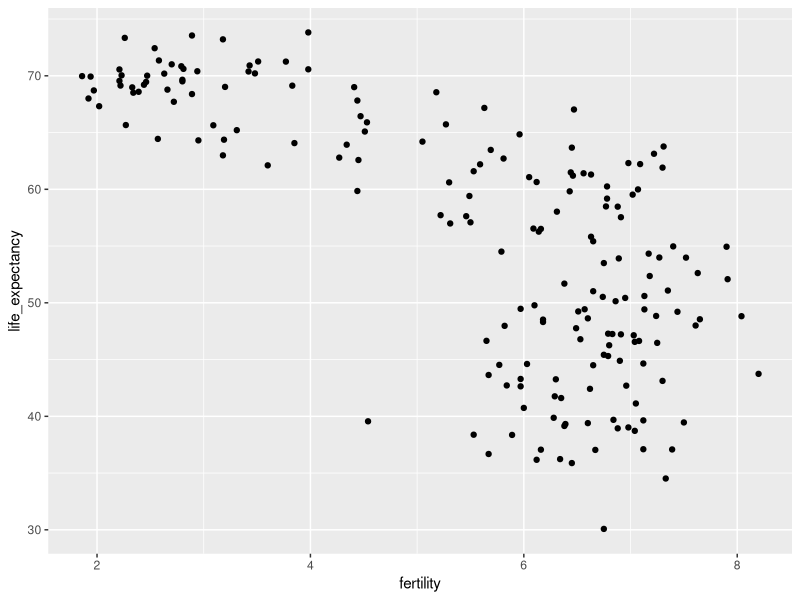
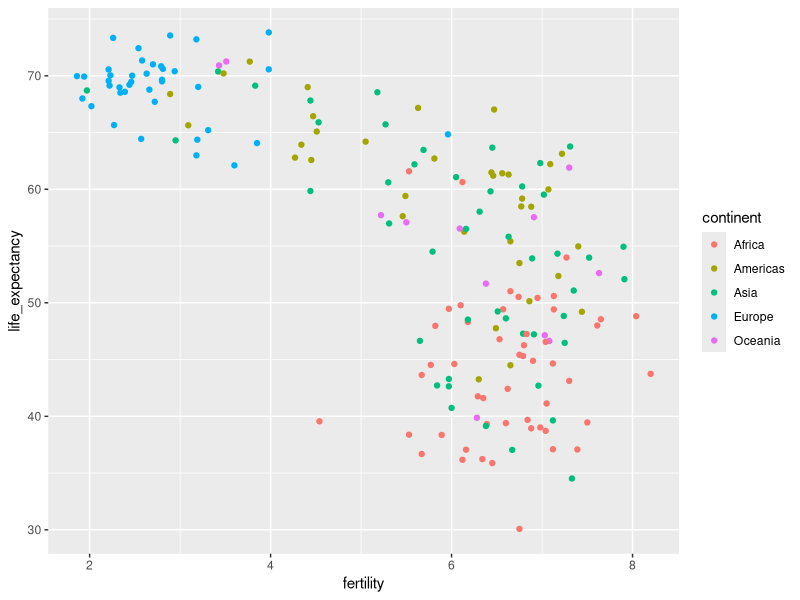
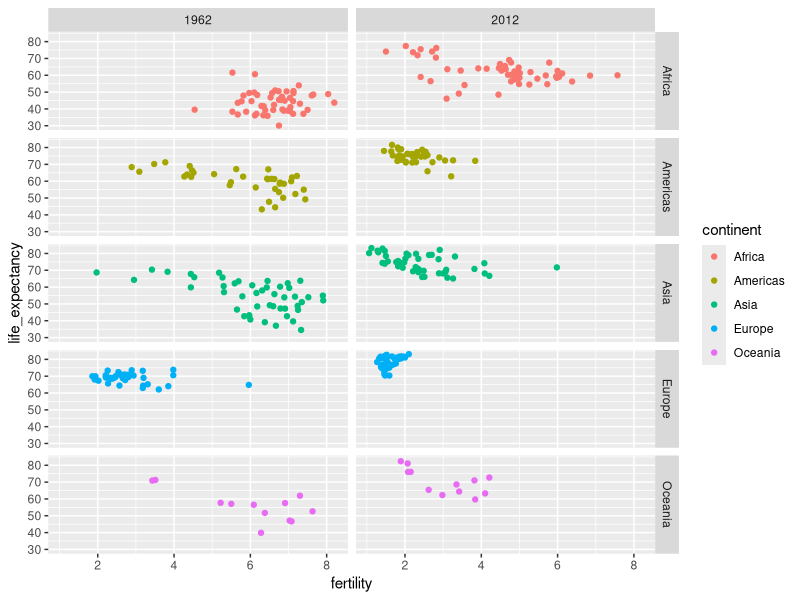
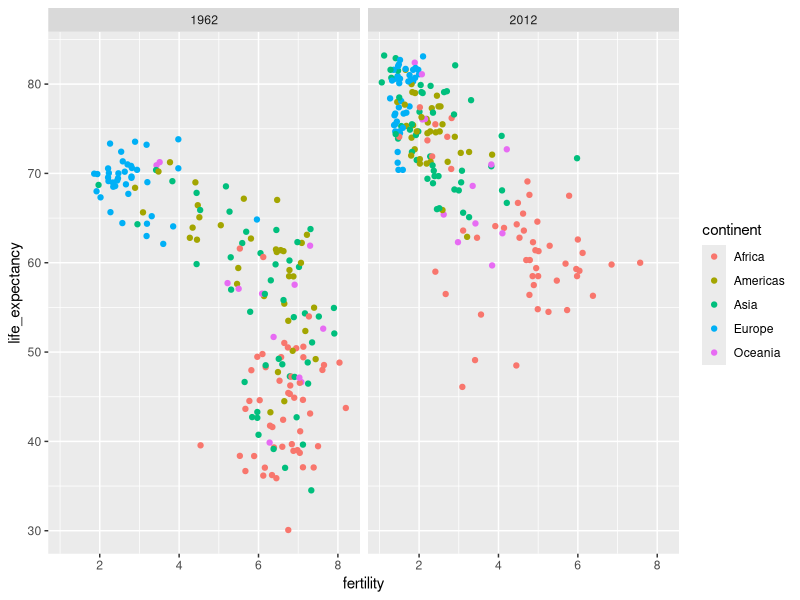
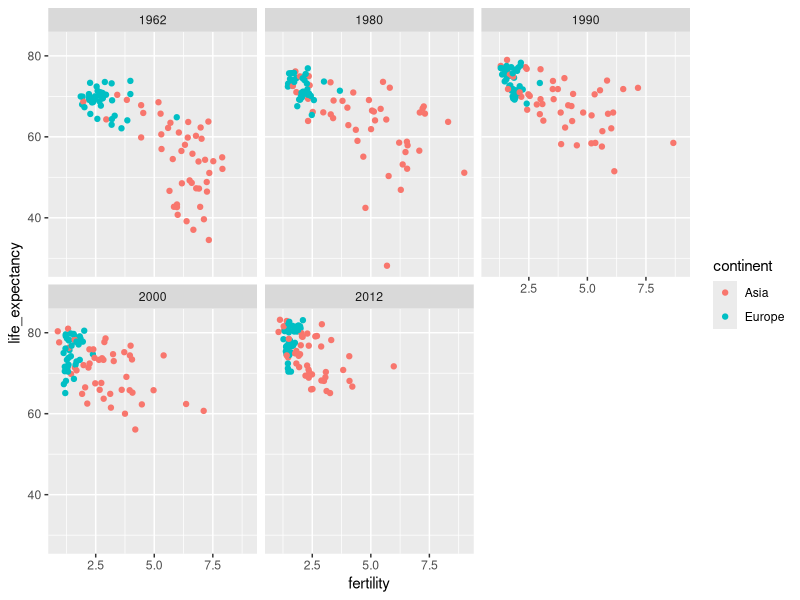
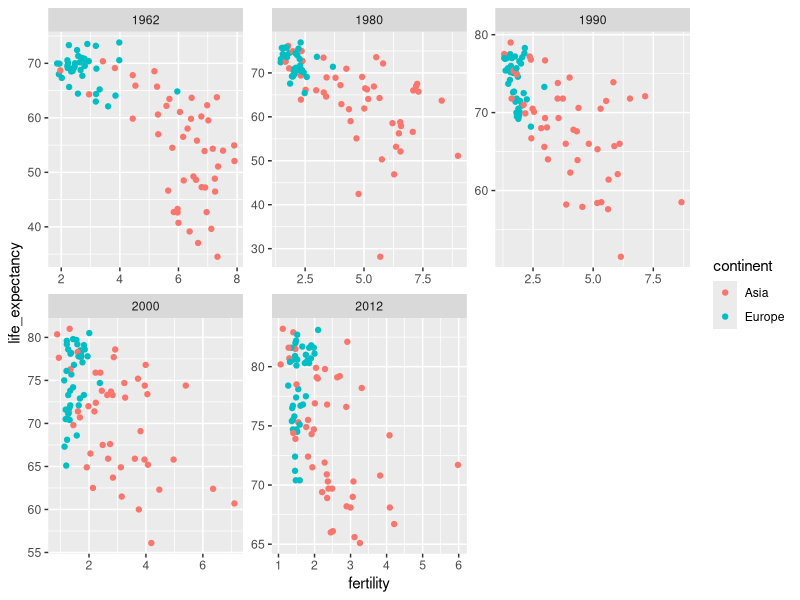
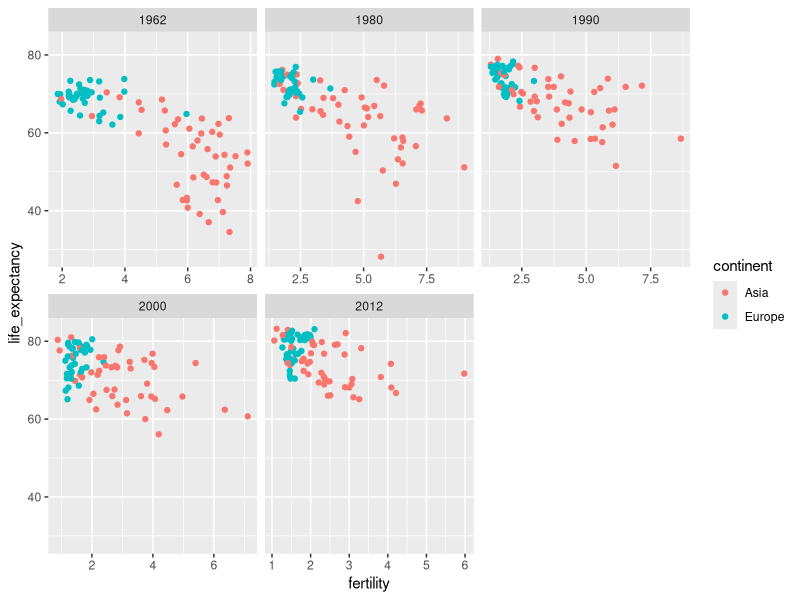
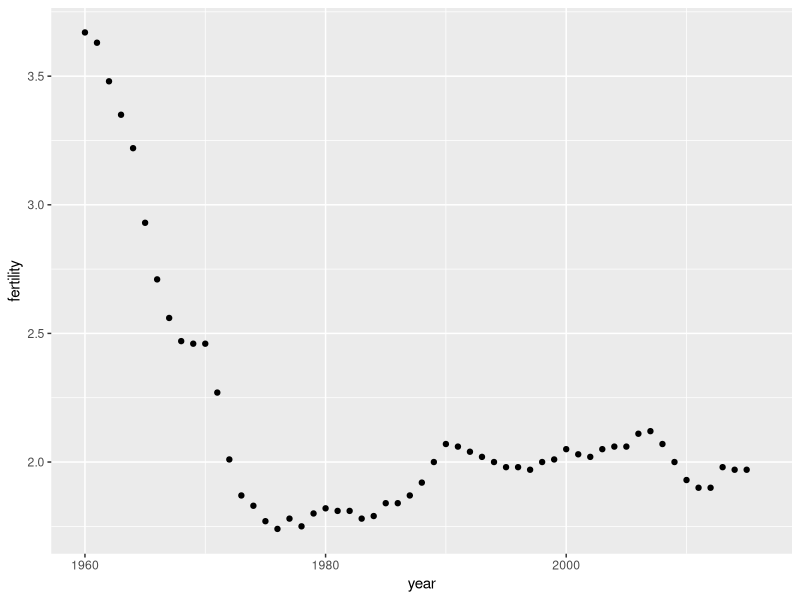

Here is the R script that generated these plots, in order:
## ---- chunk 1
knitr::opts_chunk$set(echo = TRUE)
library(dslabs)
library(tidyverse)
library(ggplot2)
## ---- chunk 2
data("gapminder")

gapminder=gapminder %>% as_tibble()
str(gapminder)
summary(gapminder)
## ---- chunk 3
a=gapminder %>% 
  filter(year==2015) %>% 
  filter(country %in% c("Sri Lanka","Turkey")) %>% 
  select(country,infant_mortality)
a
## ---- chunk 4
gapminder %>% 
  filter(year == 1962) %>% 
  ggplot(aes(fertility,life_expectancy))+
  geom_point()
## ---- chunk 5
gapminder %>% 
  filter(year == 1962) %>% 
  ggplot(aes(fertility,life_expectancy,color=continent))+
  geom_point()
## ---- chunk 6
gapminder %>% 
  filter(year%in%c(1962,2012)) %>% 
  ggplot(aes(fertility,life_expectancy,col=continent))+
  geom_point() +
  facet_grid(continent~year)
## ---- chunk 7
gapminder %>% 
  filter(year%in%c(1962,2012)) %>% 
  ggplot(aes(fertility,life_expectancy,col=continent))+
  geom_point() +
  facet_grid(~year)
## ---- chunk 8
years = c(1962,1980,1990,2000,2012)
continents = c("Europe","Asia")
gapminder %>% 
  filter(continent %in% continents) %>% 
  filter(year %in% years) %>% 
  ggplot(aes(fertility,life_expectancy,col=continent))+
  geom_point()+
  facet_wrap(~year)
## ---- chunk 9
years = c(1962,1980,1990,2000,2012)
continents = c("Europe","Asia")
gapminder %>% 
  filter(continent %in% continents) %>% 
  filter(year %in% years) %>% 
  ggplot(aes(fertility,life_expectancy,col=continent))+
  geom_point()+
  facet_wrap(~year,scales="free")
## ---- chunk 10
years = c(1962,1980,1990,2000,2012)
continents = c("Europe","Asia")
gapminder %>% 
  filter(continent %in% continents) %>% 
  filter(year %in% years) %>% 
  ggplot(aes(fertility,life_expectancy,col=continent))+
  geom_point()+
  facet_wrap(~year,scales="free_x")
## ---- chunk 11
con = gapminder %>% 
  filter(continent %in% c("Asia","Europe")) %>% 
  group_by(continent) %>% 
  summarize(min = min(fertility,na.rm=T)) %>% 
  select(min)
e_min = as.double(con[2,])
country = gapminder %>% 
  filter(continent %in% c("Asia")) %>%
  filter(year == 2012) %>% 
  filter(fertility<e_min) %>% 
  arrange(desc(life_expectancy))
country$fertility<3
## ---- chunk 12
gapminder %>%
  filter(country=="United States") %>% 
  ggplot(aes(year,fertility)) + 
  geom_point()
## ---- chunk 13
gapminder %>% 
  filter(country=="United States") %>% 
  ggplot(aes(year,fertility)) +
  geom_line()
## ---- chunk 14
countries = c("South Korea","Germany")

gapminder %>% 
  filter(country %in% countries) %>% 
  ggplot(aes(year,fertility))+
  geom_line()
## ---- chunk 15
countries = c("South Korea","Germany")

gapminder %>% 
  filter(country %in% countries & !is.na(fertility)) %>% 
  ggplot(aes(year,fertility,group=country))+
  geom_line(aes(color=country))
## ---- chunk 16
countries = c("South Korea","Germany")

gapminder %>% 
  filter(country %in% countries & !is.na(fertility)) %>% 
  ggplot(aes(year,fertility))+
  geom_line(aes(color=country))#위의 ggplot안에다가 넣어도 됨
## ---- chunk 17
labels = data.frame(country=countries,x=c(1975,1965),y=c(60,72))#x,y는 label의 x좌표와 y좌표를 말해 줌

gapminder %>% 
  filter(country %in% countries & !is.na(fertility)) %>% 
  ggplot(aes(year,life_expectancy,color=country))+
  geom_line()+
  geom_text(data=labels,aes(x,y,label=country),size=5)+
  #geom_text는 x,y값으로 좌표를 입력받음 이 값이 labels의 x,y이기에 aes(x,y)하면 되는 것
  theme(legend.position = "None")
## ---- chunk 18
gapminder=gapminder %>% 
  mutate(dollars_per_day = gdp/population/365)

names(gapminder)
## ---- chunk 19
past_year = 1970
gapminder %>% 
  filter(year == past_year & !is.na(gdp)) %>% 
  ggplot(aes(dollars_per_day))+
  geom_histogram(binwidth=1,color="black")#여기선 상자 외곽 즉 경계를 검정색으로 함으로써 구분을 확실하게 해줌
## ---- chunk 20
past_year = 1970
gapminder %>% 
  filter(year %in% c(1970,2010) & !is.na(gdp)) %>% 
  ggplot(aes(dollars_per_day))+
  geom_histogram(binwidth=1,color="black")+
  facet_grid(~year,scale="free")
## ---- chunk 21
gapminder %>% 
  filter(year %in% c(1970,2010) & !is.na(gdp) & country %in% c("United States","South Korea","China")) %>% 
  ggplot(aes(year,dollars_per_day,color=country))+
  geom_line()
## ---- chunk 22
gapminder %>% 
  filter(year==past_year & !is.na(gdp)) %>% 
  ggplot(aes(log2(dollars_per_day)))+
  geom_histogram(binwidth = 1,color="black")
## ---- chunk 23
a=gapminder %>% 
  filter(year==past_year) %>% 
  summarise(min=min(population),max=max(population))
a
## ---- chunk 24
gapminder %>% 
  filter(year==past_year) %>% 
  ggplot(aes(log(population)))+
  geom_histogram(binwidth=0.5,color="black")

gapminder %>% 
  filter(year==past_year) %>% 
  ggplot(aes(log2(population)))+
  geom_histogram(binwidth=0.5,color="black")
## ---- chunk 25
gapminder %>% 
  filter(year==past_year) %>% 
  ggplot(aes((population)))+
  geom_histogram(binwidth=0.5,color="black")+
  scale_x_continuous(trans="log")
## ---- chunk 26
gapminder %>% 
  filter(year == past_year & !is.na(gdp)) %>% 
  mutate(region=reorder(region,dollars_per_day,FUN=median)) %>% #region을 dollar의 median값으로 재정렬 함
  ggplot(aes(dollars_per_day,region))+
  geom_point()+
  scale_x_continuous(trans="log2")
## ---- chunk 27
gapminder <- gapminder %>%
  mutate(group = case_when(
  region %in% c("Western Europe", "Northern Europe",
  "Southern Europe", "Northern America",
  "Australia and New Zealand") ~ "West",
  region %in% c("Eastern Asia",
  "South-Eastern Asia") ~ "East Asia",
  region %in% c("Caribbean", "Central America",
  "South America") ~ "Latin America",
  continent == "Africa" &
  region != "Northern Africa" ~ "Sub-Saharan",
  TRUE ~ "Others"))

gapminder = gapminder %>% 
  mutate(group = factor(group,levels=c("Others","Latin America","East Asia","Sub-Saharan","West")))
## ---- chunk 28
p=gapminder %>% 
  filter(year==past_year & !is.na(gdp)) %>% 
  ggplot(aes(group,dollars_per_day))+
  geom_boxplot()+
  scale_y_continuous(trans="log2")+
  xlab("")+#x축 이름
  theme(axis.text.x=element_text(angle=90,hjust=1))#x축의 이름들을 세로로 변경
p
## ---- chunk 29
p+geom_point(alpha=0.5)
## ---- chunk 30
library(ggridges)
## ---- chunk 31
p = gapminder %>% 
  filter(year==past_year & !is.na(gdp)) %>% 
  ggplot(aes(dollars_per_day,group))+
  scale_x_continuous(trans="log2")

p+geom_density_ridges()
## ---- chunk 32
p +
  geom_density_ridges(jittered_points = TRUE)
## ---- chunk 33
p+geom_density_ridges(jittered_points = T,
                      position=
                        position_points_jitter(height=0),
                      point_shape='l',point_size=3,
                      point_alpha= 1, alpha=1)
## ---- chunk 34
past_year = 1970
present_year = 2010
years = c(past_year,present_year)
gapminder %>% 
  filter(year %in% years & !is.na(gdp)) %>% 
  mutate(west = ifelse(group=="West","West","Developing")) %>% #ifelse(조건,True일 때,False일 때)
  ggplot(aes(dollars_per_day))+
  geom_histogram(binwidth=1,color="black")+
  scale_x_continuous(trans="log2")+
  facet_grid(year~west)
## ---- chunk 35
country_list_1 = gapminder %>% 
  filter(year==past_year & !is.na(dollars_per_day)) %>% 
  pull(country)

country_list_2 = gapminder %>% 
  filter(year==present_year & !is.na(dollars_per_day)) %>% 
  pull(country)

country_list=intersect(country_list_1,country_list_2)
## ---- chunk 36
gapminder %>% 
  filter(year %in% years & !is.na(gdp) & country %in% country_list) %>%
  mutate(west = ifelse(group == "West","West","Developing")) %>% 
  ggplot(aes(dollars_per_day)) +
  geom_histogram(binwidth = 1,color="black")+
  scale_x_continuous(trans="log2")+
  facet_grid(year~west)
         
## ---- chunk 37
gapminder %>% 
  filter(year%in%years & !is.na(gdp)) %>% 
  ggplot(aes(group,dollars_per_day))+
  geom_boxplot()+
  scale_y_continuous(trans="log2")+
  xlab("")+#x축 이름
  theme(axis.text.x=element_text(angle=90,hjust=1))+#x축의 이름들을 세로로 변경
  facet_grid(~year)

## ---- chunk 38
gapminder %>% 
  filter(year %in% years & country %in% country_list & !is.na(gdp)) %>%
  mutate(year=factor(year)) %>% 
  ggplot(aes(group,dollars_per_day,fill=year))+
  #만약 year가 numeric상태였다면 fill에서 인식하지 못 함
  geom_boxplot()+
  scale_y_continuous(trans="log2")+
  xlab("")
## ---- chunk 39
gapminder %>% 
  filter(year %in% years & !is.na(gdp) & country %in% country_list) %>% 
  ggplot(aes(dollars_per_day))+
  geom_density(fill='grey')+
  scale_x_continuous(trans="log2")+
  facet_grid(~year)
## ---- chunk 40
gapminder %>% 
  filter(year %in% years & country %in% country_list) %>% 
  mutate(group = ifelse(group=="West","West","Developing")) %>% 
  ggplot(aes(dollars_per_day,fill=group)) +
  geom_density(alpha=.5)+
  scale_x_continuous(trans="log2")+
  facet_grid(year~.)
## ---- chunk 41
gapminder %>% 
  filter(year %in% years & country %in% country_list) %>% 
  mutate(group = ifelse(group=="West","West","Developing")) %>% 
  ggplot(aes(dollars_per_day,fill=group,y=..count..)) +
  #이렇게 바꿔주면 된다
  geom_density(alpha=.5)+
  scale_x_continuous(trans="log2")+
  facet_grid(year~.)
## ---- chunk 42
gapminder %>% 
  filter(year %in% years & !is.na(dollars_per_day)) %>% 
  ggplot(aes(dollars_per_day,group))+
  scale_x_continuous(trans="log2")+
  geom_density_ridges(adjust=1.5)+#adjust는 딱히 차이점을 모르겠다
  facet_grid(~year)
## ---- chunk 43
gapminder %>% 
  filter(year %in% years & country %in% country_list) %>% 
  group_by(year) %>%# 왜
  mutate(weight=population/sum(population)*2) %>%# 있는
  ungroup() %>%#거지
  ggplot(aes(dollars_per_day,fill=group))+
  scale_x_continuous(trans="log2",limit=c(0.125,300))+
  geom_density(alpha=0.2,bw=0.75,position="stack")+
  facet_grid(year~.)
